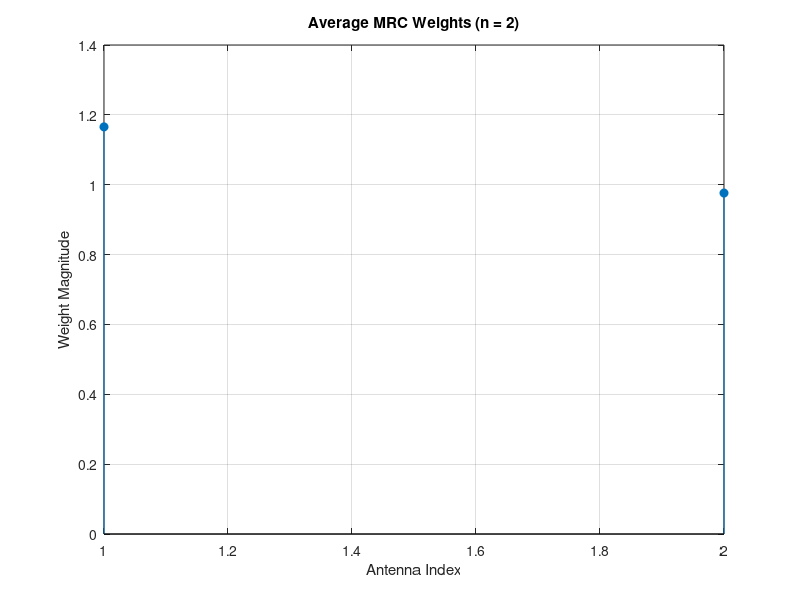
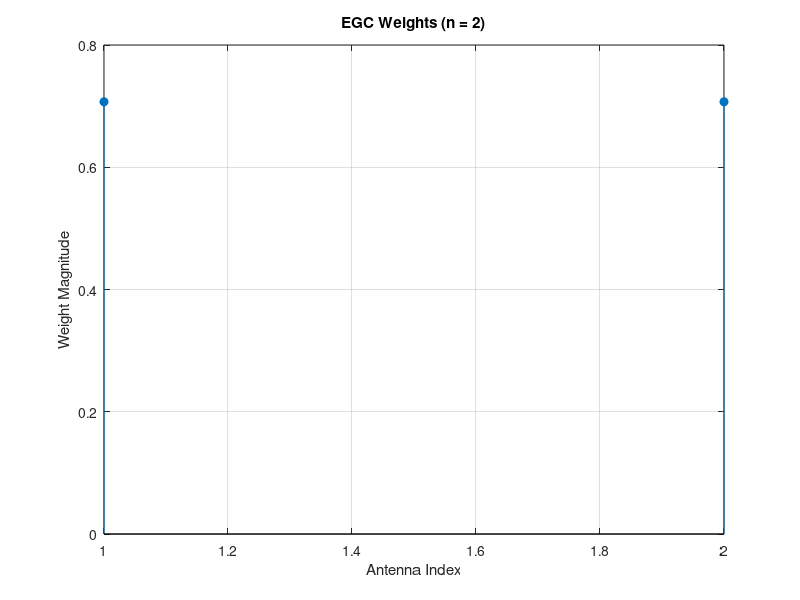
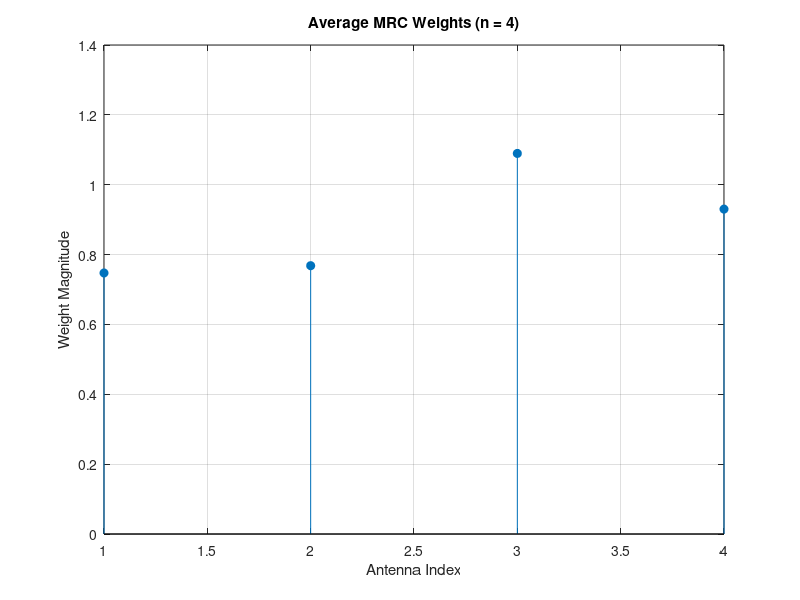
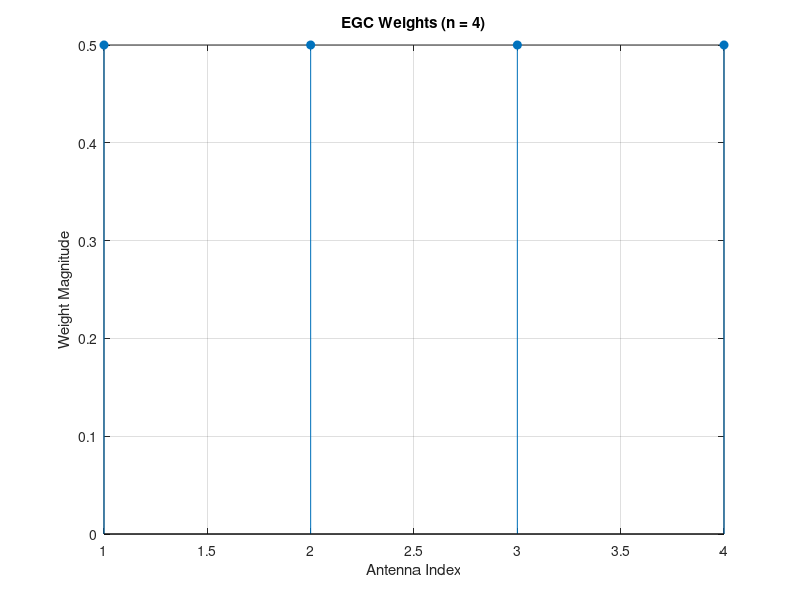

Here is the MATLAB script that generated these plots, in order:
clc;
clear;
close all;

num_samples = 10;
num_antennas = [2, 4];
snr_db = 0:1:30;                      % Defined but unused in this code
snr_linear = 10.^(snr_db/10);         % Defined but unused in this code

for n = num_antennas
    % Random channel coefficients (Rayleigh fading)
    h_coeff = (randn(n, num_samples) + 1i * randn(n, num_samples)) / sqrt(2);

    % MRC Weights: Proportional to channel magnitude
    w_mrc = abs(h_coeff);

    % EGC Weights: Unit magnitude, equal gain
    w_egc = ones(n, num_samples) / sqrt(n);

    % Plot average MRC weights per antenna
    figure;
    stem(1:n, mean(w_mrc, 2), 'filled');
    title(sprintf('Average MRC Weights (n = %d)', n));
    xlabel('Antenna Index');
    ylabel('Weight Magnitude');
    grid on;

    % Plot EGC weights (any sample, they’re all same)
    figure;
    stem(1:n, w_egc(:,1), 'filled');
    title(sprintf('EGC Weights (n = %d)', n));
    xlabel('Antenna Index');
    ylabel('Weight Magnitude');
    grid on;
end
